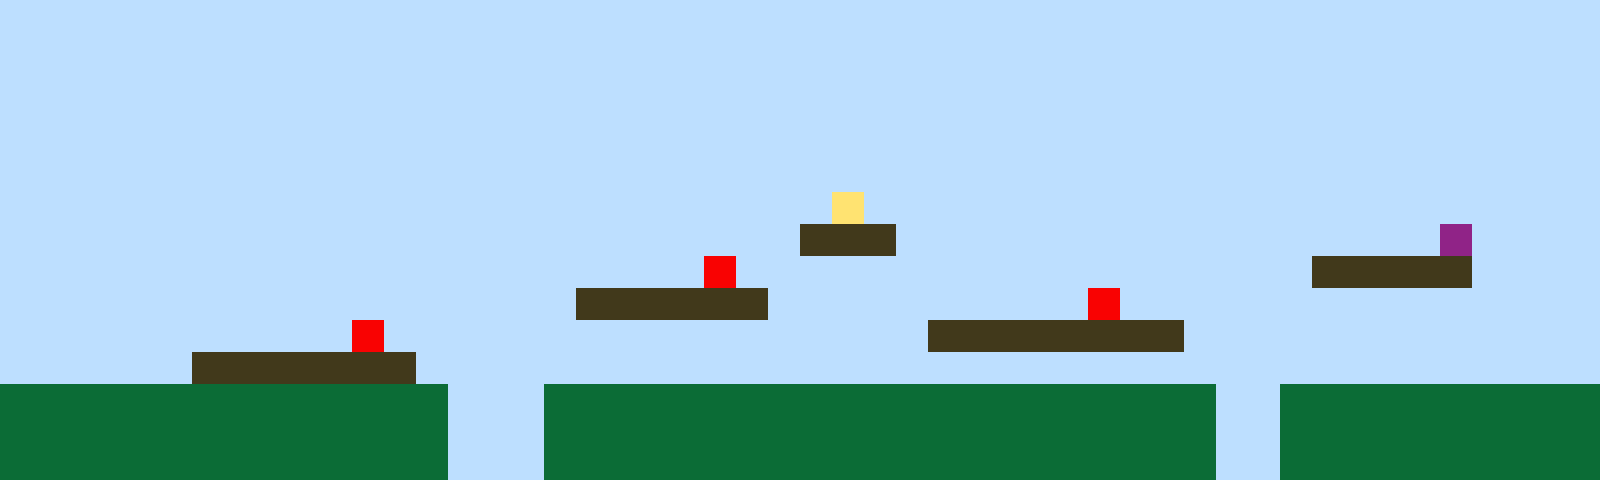

Below is a game level as drawn by its tile map, then a one-line description and the .tmx file that defines it, in full:
An orthogonal 50x15 tile map with 32x32 px tiles, 1 tile layer (Tile Layer 1).

<map version="1.10" tiledversion="1.11.2" orientation="orthogonal" renderorder="right-up" width="50" height="15" tilewidth="32" tileheight="32" infinite="0" nextlayerid="2" nextobjectid="1"><editorsettings><export target="map1.csv" format="csv" /></editorsettings><tileset firstgid="1" name="sprites" tilewidth="32" tileheight="32" tilecount="6" columns="3"><image source="sprites.png" width="96" height="64" /></tileset><layer id="1" name="Tile Layer 1" width="50" height="15"><data encoding="csv">1,1,1,1,1,1,1,1,1,1,1,1,1,1,1,1,1,1,1,1,1,1,1,1,1,1,1,1,1,1,1,1,1,1,1,1,1,1,1,1,1,1,1,1,1,1,1,1,1,1,1,1,1,1,1,1,1,1,1,1,1,1,1,1,1,1,1,1,1,1,1,1,1,1,1,1,1,1,1,1,1,1,1,1,1,1,1,1,1,1,1,1,1,1,1,1,1,1,1,1,1,1,1,1,1,1,1,1,1,1,1,1,1,1,1,1,1,1,1,1,1,1,1,1,1,1,1,1,1,1,1,1,1,1,1,1,1,1,1,1,1,1,1,1,1,1,1,1,1,1,1,1,1,1,1,1,1,1,1,1,1,1,1,1,1,1,1,1,1,1,1,1,1,1,1,1,1,1,1,1,1,1,1,1,1,1,1,1,1,1,1,1,1,1,1,1,1,1,1,1,1,1,1,1,1,1,1,1,1,1,1,1,1,1,1,1,1,1,1,1,1,1,1,1,1,1,1,1,1,1,1,1,1,1,1,1,1,1,1,1,1,1,1,1,1,1,1,1,1,1,1,1,1,1,1,1,1,1,1,1,1,1,1,1,1,1,1,1,1,1,1,1,1,1,1,1,1,1,1,1,1,1,1,1,1,1,1,1,1,1,1,1,1,1,1,1,1,1,1,1,1,1,1,1,1,1,1,1,1,1,1,1,1,1,1,1,1,1,1,1,1,1,1,1,1,1,4,1,1,1,1,1,1,1,1,1,1,1,1,1,1,1,1,1,1,1,1,1,1,1,1,1,1,1,1,1,1,1,1,1,1,1,1,1,1,1,1,1,1,1,1,1,1,1,1,3,3,3,1,1,1,1,1,1,1,1,1,1,1,1,1,1,1,1,1,6,1,1,1,1,1,1,1,1,1,1,1,1,1,1,1,1,1,1,1,1,1,1,1,1,1,1,5,1,1,1,1,1,1,1,1,1,1,1,1,1,1,1,1,1,1,3,3,3,3,3,1,1,1,1,1,1,1,1,1,1,1,1,1,1,1,1,1,1,1,1,1,1,3,3,3,3,3,3,1,1,1,1,1,1,1,1,1,1,5,1,1,1,1,1,1,1,1,1,1,1,1,1,1,1,1,1,1,1,1,1,1,1,1,1,1,5,1,1,1,1,1,1,1,1,1,1,1,1,1,1,1,1,1,3,3,3,3,3,3,3,3,1,1,1,1,1,1,1,1,1,1,1,1,1,1,1,1,1,1,1,3,3,3,3,3,3,3,1,1,1,1,1,1,1,1,1,1,1,1,1,1,1,1,1,1,1,1,1,1,1,1,1,1,1,1,1,1,1,1,1,1,1,1,1,2,2,2,2,2,2,2,2,2,2,2,2,2,2,1,1,1,2,2,2,2,2,2,2,2,2,2,2,2,2,2,2,2,2,2,2,2,2,1,1,2,2,2,2,2,2,2,2,2,2,2,2,2,2,2,2,2,2,2,2,2,2,2,2,1,1,1,2,2,2,2,2,2,2,2,2,2,2,2,2,2,2,2,2,2,2,2,2,1,1,2,2,2,2,2,2,2,2,2,2,2,2,2,2,2,2,2,2,2,2,2,2,2,2,1,1,1,2,2,2,2,2,2,2,2,2,2,2,2,2,2,2,2,2,2,2,2,2,1,1,2,2,2,2,2,2,2,2,2,2</data></layer></map>
